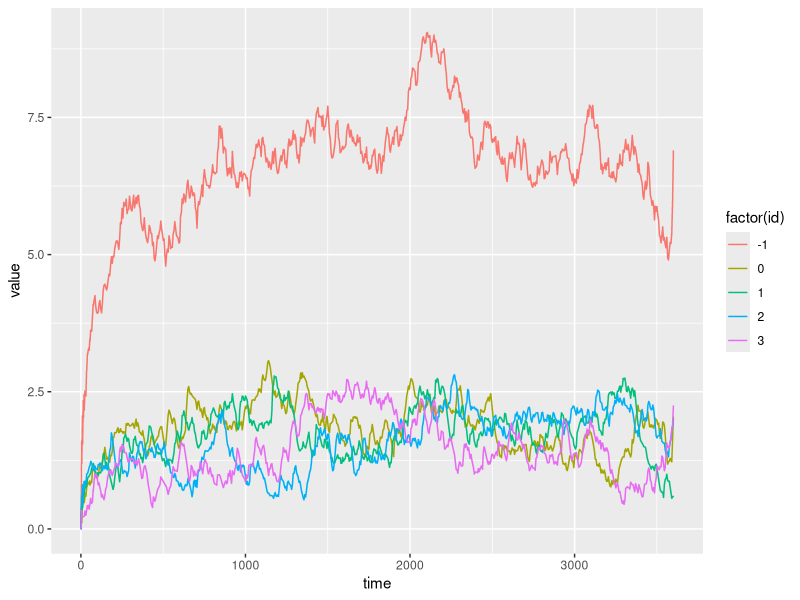

Source code (R):
library(tidyverse)
library(ggplot2)
library(dplyr)

wide = read.csv("results.csv", check.names = FALSE)

pairs <- seq(1, ncol(wide), by = 2)

long <- do.call(rbind, lapply(pairs, function(i) {
  data.frame(
    vector = names(wide)[i],
    time   = wide[[i]],
    value  = wide[[i + 1]]
  )
}))

long = na.omit(long)

long$id = as.integer(sub(".*\\[([0-9]+)\\].*", "\\1", long$vector))
long$run = as.integer(sub(".*\\(#([0-9]+).*", "\\1", long$vector))
long$vector = sub("\\s.*", "", long$vector)
long$time = long$time

queue_size = long[long$vector == "queueSizeVector", ]

time_grid = seq(0,3600,by = 1)

avg_qs = queue_size %>%
    group_by(id) %>%
    group_modify(~ {
        .x %>%
            group_by(run) %>%
            group_modify(~ {
                series = .x %>%
                    group_by(time) %>%
                    summarise(value = mean(value), .groups = "drop") %>%
                    arrange(time)

                tibble(
                    time = time_grid,
                    value = approx(series$time, series$value, xout = time_grid, rule = 1)$y
                )
            }) %>%
            ungroup() %>%
            group_by(time) %>%
            summarise(value = mean(value, na.rm = TRUE), .groups = "drop")
    }) %>%
    ungroup()

avg_qs = na.omit(avg_qs)

total <- avg_qs %>%
  group_by(time) %>%
  summarise(value = sum(value, na.rm = TRUE), .groups = "drop") %>%
  mutate(id = -1)

avg_qs_with_total <- bind_rows(avg_qs, total)

plot_qs = ggplot(
        avg_qs_with_total,
        aes(
            x = time,
            y = value,
            group = factor(id),
            color = factor(id)
        )
) +
geom_step()

dir.create("plots", showWarnings = FALSE)
ggsave("plots", plot = plot, width = 10, height = 6, dpi = 300)
